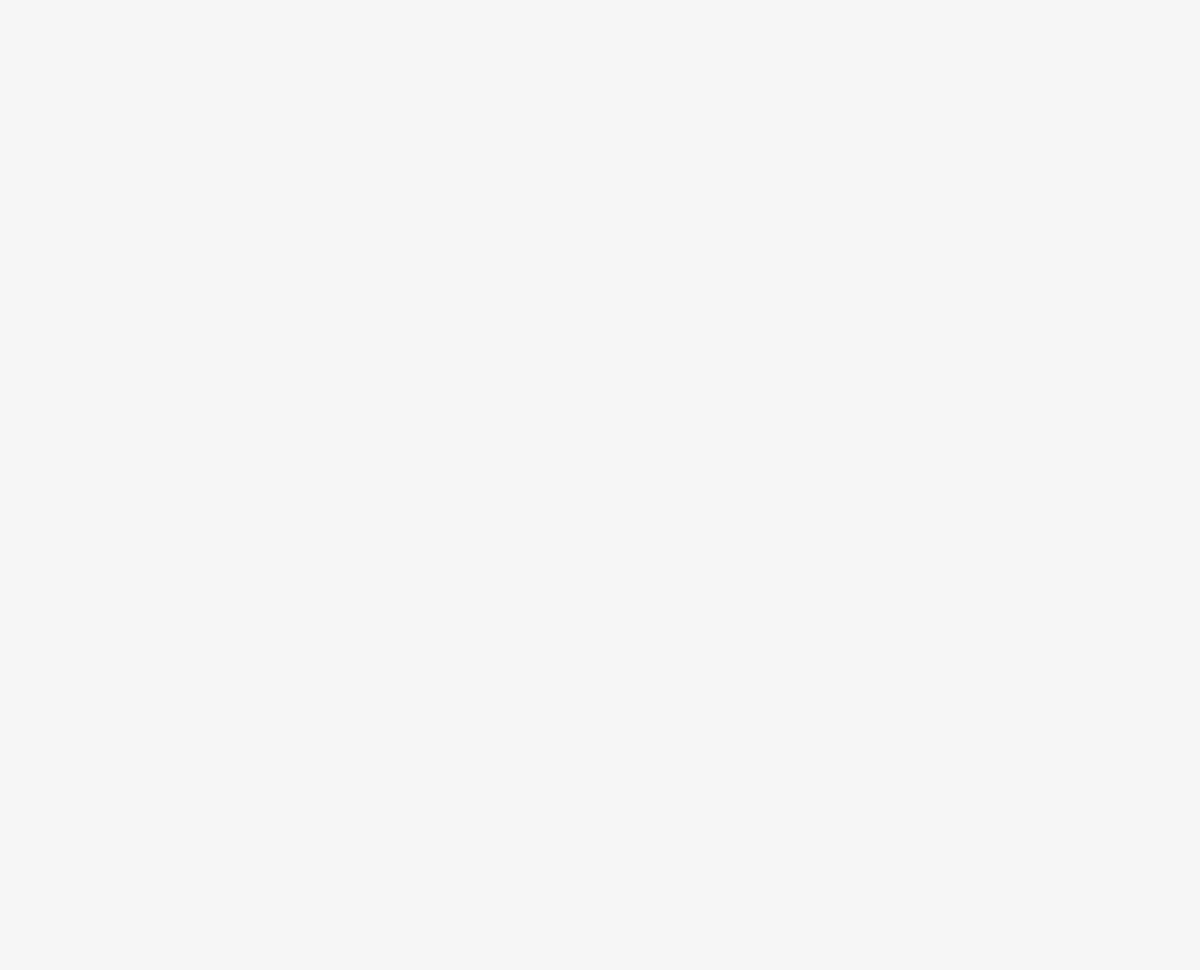
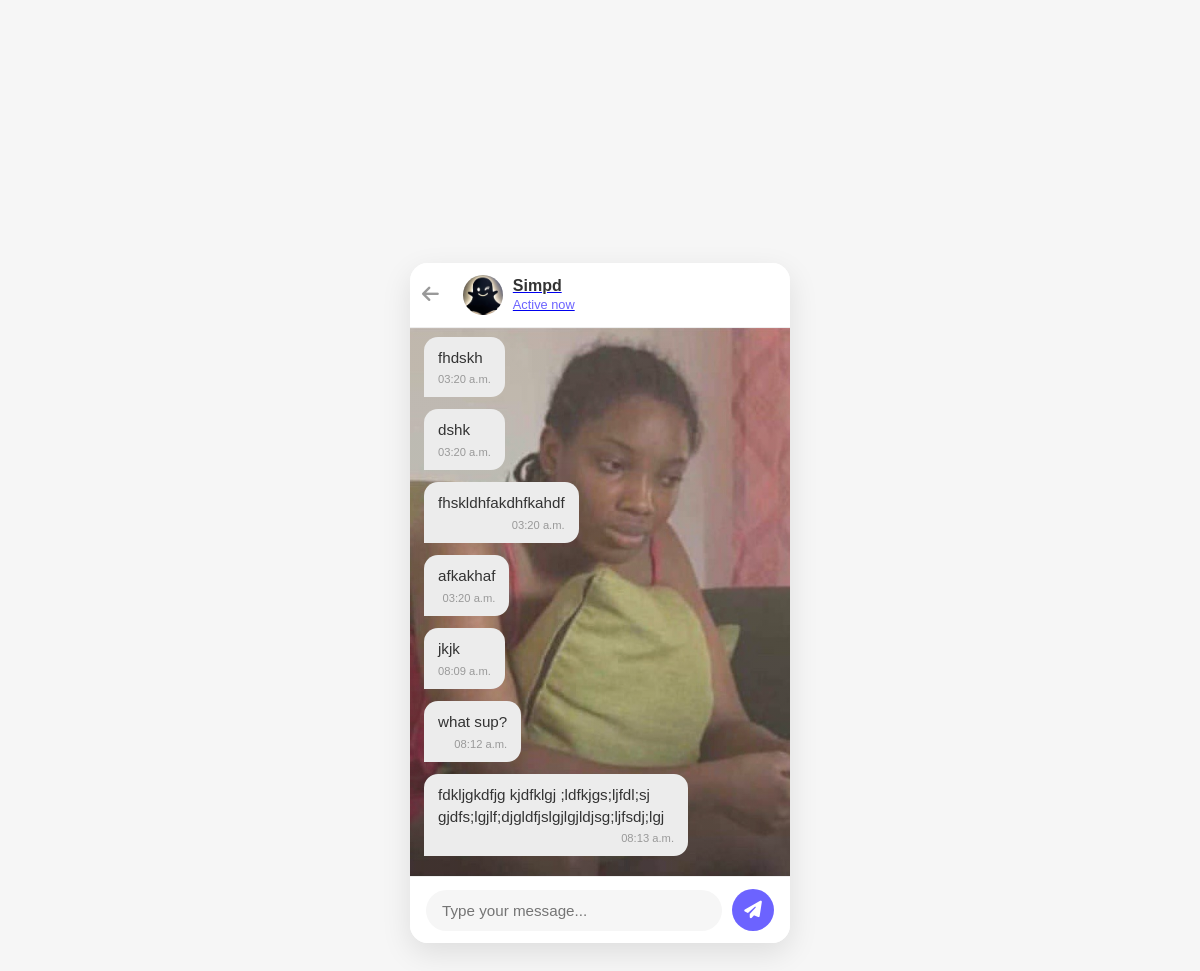
Screenshot of /chat/admin/simpd/ with the database file from the repository (2 pictures, top to bottom).
### bytechatapp/models.py (models this page shows, shortened)
class CustomUser(AbstractUser):
    profile_img = models.ImageField(upload_to="profile_images", default="blank.webp")
    mobile_number = models.CharField(max_length=15, blank=True, null=True)
    bio = models.TextField()
    last_seen = models.DateTimeField(default=timezone.now)
    is_online = models.BooleanField(default=False)

class Message(models.Model):
    sender = models.ForeignKey(CustomUser, related_name="sent_messages", on_delete=models.CASCADE)
    receiver = models.ForeignKey(CustomUser, related_name="received_messages", on_delete=models.CASCADE)
    content = models.TextField()
    timestamp = models.DateTimeField(default=timezone.now)
    edited = models.BooleanField(default=False)

### bytechatapp/views.py (the view)
# urls.py: path("chat/<str:username>/<str:contact>/", views.chat_view, name="chat_view"),
def chat_view(request, username, contact):
    current_user = get_object_or_404(CustomUser, username=username)
    contact_user = get_object_or_404(CustomUser, username=contact)
    messages = Message.objects.filter(
        Q(sender=current_user, receiver=contact_user) |
        Q(sender=contact_user, receiver=current_user)
    ).order_by("timestamp")
    return render(request, "details.html", {
        "contact": contact_user,
        "messages": messages,
        "username": current_user.username,
    })

### templates/details.html (shortened to what this page needs)
{% load static %}
<!DOCTYPE html>
<html lang="en">
<head>
  <link rel="stylesheet" href="{% static 'css/conversation.css' %}" />
  <link rel="stylesheet" href="https://cdnjs.cloudflare.com/ajax/libs/font-awesome/6.5.0/css/all.min.css" />
</head>
<body>
<section class="chat-window">
  <header class="chat-header">
    <a href="{% url 'frontpage' %}" class="back"><i class="fa fa-arrow-left"></i></a>
    <a href={% url "view_profile" contact.username %} class="user-info">
      <img src="{{ contact.profile_img.url }}" alt="{{ contact.username }}">
      <div>
        <h4>{{ contact.username|capfirst }}</h4>
        <small class="status">
          {% if contact.is_online %}
             Active now
          {% else %}
            <span class="dot"></span> Last seen {{ contact.last_login|date:"M d, h:i a" }}
          {% endif %}
        </small>
      </div>
    </a>
  </header>
  <div class="chat-body" id="chatBox"
       style="background: linear-gradient(rgba(136,133,133,0.377), rgba(128,128,128,0.301)),
              url('{% static "images/photo_2023-07-14_01-28-37.jpg" %}');
              background-position:center;background-size:cover;">
    {% if messages %}
      {% for msg in messages %}
        {% if msg.sender == request.user %}
          <div class="msg me" data-id="{{ msg.id }}">
            <div class="bubble">
              <p class="msg-text">
                {{ msg.content }}
                {% if msg.edited %}<small>(edited)</small>{% endif %}
              </p>
              <small>{{ msg.timestamp|date:"h:i a" }}</small>
              <div class="msg-actions">
                <button class="edit-btn"><i class="fa fa-edit"></i></button>
                <button class="delete-btn"><i class="fa fa-trash"></i></button>
              </div>
            </div>
          </div>
        {% else %}
          <div class="msg friend" data-id="{{ msg.id }}">
            <div class="bubble">
              <p>{{ msg.content }}</p>
              <small>{{ msg.timestamp|date:"h:i a" }}</small>
            </div>
          </div>
        {% endif %}
      {% endfor %}
    {% else %}
      <p style="text-align:center; color:white; margin-top:20px;">
        No messages yet. Start a conversation 👋
      </p>
    {% endif %}
  </div>
  <form class="chat-input" id="chatForm">
    <input type="text" id="messageInput" name="message" placeholder="Type your message..." autocomplete="off" />
    <button type="submit"><i class="fa fa-paper-plane"></i></button>
  </form>
</section>
</body>
</html>

### static/css/conversation.css (style rules this page uses)
:root { --primary: #6c63ff; --bg: #f6f6f6; --white: #fff; --text: #333; --gray: #999; --friend-msg: #ececec; --me-msg: #e8d7ff; }
* { box-sizing: border-box; margin: 0; padding: 0; font-family: 'Poppins', sans-serif; }
body { background: var(--bg); display: flex; justify-content: center; align-items: center; height: 100vh; }
.chat-window { background: var(--white); width: 380px; height: 680px; border-radius: 18px; overflow: hidden; box-shadow: 0 10px 30px rgba(0,0,0,0.1); display: flex; flex-direction: column; position: relative; }
.chat-header { display: flex; align-items: center; justify-content: start; gap: 1.5rem; padding: 12px; background: var(--white); border-bottom: 1px solid #eee; }
.back i { font-size: 1.2rem; color: var(--gray); cursor: pointer; }
.user-info { display: flex; align-items: center; gap: 10px; }
.user-info img { width: 40px; height: 40px; border-radius: 50%; object-fit: cover; }
.user-info h4 { font-size: 1rem; font-weight: 600; color: var(--text); }
.user-info .status { font-size: 0.8rem; color: var(--primary); }
.chat-body { flex: 1; background: var(--bg); padding: 20px 14px; overflow-y: auto; display: flex; flex-direction: column; gap: 12px; }
.msg { max-width: 75%; padding: 10px 14px; border-radius: 14px; position: relative; font-size: 0.95rem; line-height: 1.4; }
.msg.friend { align-self: flex-start; background: var(--friend-msg); color: var(--text); border-bottom-left-radius: 0; }
.msg small { display: block; text-align: right; font-size: 0.7rem; color: var(--gray); margin-top: 4px; }
.chat-input { display: flex; align-items: center; padding: 12px 16px; background: var(--white); border-top: 1px solid #eee; position: relative; }
.chat-input input { flex: 1; border: none; outline: none; background: var(--bg); padding: 12px 16px; border-radius: 25px; font-size: 0.95rem; }
.chat-input button { background: var(--primary); color: white; border: none; border-radius: 50%; width: 42px; height: 42px; margin-left: 10px; display: flex; justify-content: center; align-items: center; cursor: pointer; font-size: 1.1rem; transition: background 0.3s; }

### rows the page displays
CustomUser: profile_img (picture), username "Simpd"
Message: content "fhdskh", timestamp "03:20 a.m."
Message: content "dshk", timestamp "03:20 a.m."
Message: content "fhskldhfakdhfkahdf", timestamp "03:20 a.m."
Message: content "afkakhaf", timestamp "03:20 a.m."
Message: content "jkjk", timestamp "08:09 a.m."
Message: content "what sup?", timestamp "08:12 a.m."
Message: content "fdkljgkdfjg kjdfklgj ;ldfkjgs;ljfdl;sj gjdfs;lgjlf;djgldfjslgjlgjldjsg;ljfsdj;lgj", timestamp "08:13 a.m."
